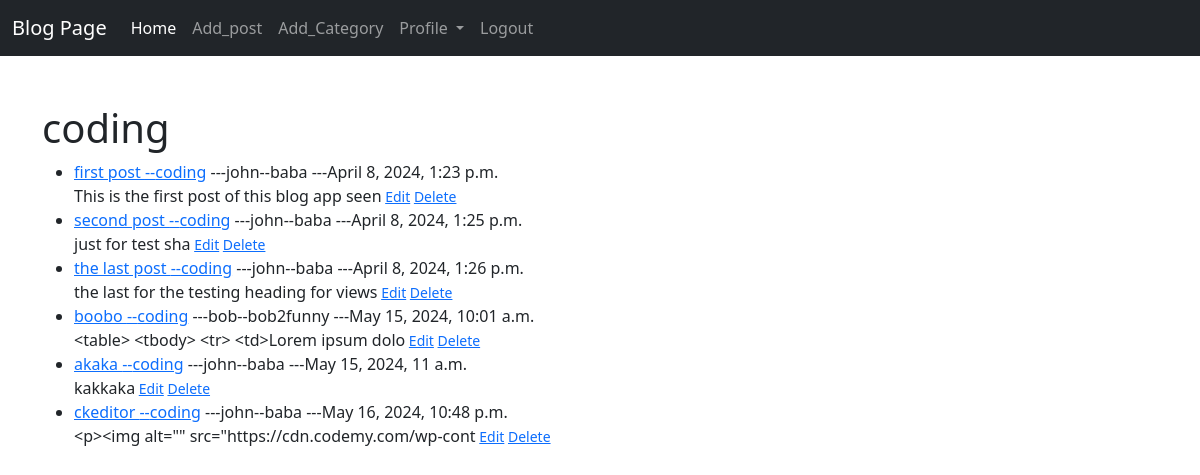
Page /category/coding/ (signed in) on the committed database.
### base/models.py (models this page shows, shortened)
class Post(models.Model):
    title = models.CharField(max_length=255)
    title_tag = models.CharField(max_length=255)
    header_img= models.ImageField(null=True, blank=True, upload_to="images/")
    content = RichTextField(blank=True, null=True)
    date_posted = models.DateTimeField(auto_now_add=True)
    author = models.ForeignKey(User, on_delete=models.CASCADE)
    category = models.CharField(max_length= 255, default= "coding")
    snippet = models.CharField(max_length= 255)
    likes = models.ManyToManyField(User, related_name='blog_post')

### base/views.py (the view)
# urls.py: path('category/<str:cats>/', CategoryView, name="category"),
def CategoryView(request, cats):
    category_posts = Post.objects.filter(category = cats)
    return render (request,"base/category.html", {'cats':cats, 'category_posts':category_posts})

### base/templates/base/category.html
{% extends "base/base.html" %}
{% block content %}
{% if category_posts %}
    <h1>{{cats}}</h1>
    <ul>
        {% if user.is_authenticated%}
        {% for post in category_posts %}
            <li> <a href ="{% url 'detail' post.pk%}"> {{post.title}} --{{post.category}}</a>  ---{{post.author.first_name}}--{{post.author.last_name}} ---{{post.date_posted}}<br>
            {{post.content|slice:":50"}}<small> <a href ="{% url 'edit' post.pk%}">Edit</a> <a href ="{% url 'delete' post.pk%}">Delete</a> </small><br>
        {% endfor %}
        {%else%}
        You're not login
        {% endif %}
    </ul>
{% else %}
<p> Sorry this CATEGORY does not exist</p>
{% endif %}
{% endblock content %}

### base/templates/base/base.html (shortened to what this page needs)
<!doctype html>
<html lang="en">
  <head>
    <link href="https://cdn.jsdelivr.net/npm/bootstrap@5.0.2/dist/css/bootstrap.min.css" rel="stylesheet">
  </head>
  <body>
    <nav class="navbar navbar-expand-lg navbar-dark bg-dark">
        <div class="container-fluid">
          <a class="navbar-brand" href="#">Blog Page</a>
          <div class="collapse navbar-collapse" id="navbarSupportedContent">
            <ul class="navbar-nav me-auto mb-2 mb-lg-0">
              {% if user.is_authenticated%}
                  <a class="nav-link active" aria-current="page" href="{% url 'home'%}">Home</a>
                <li class="nav-item">
                  <a class="nav-link" href="{% url 'add_post' %}">Add_post</a>
                </li>
                <li class="nav-item">
                  <a class="nav-link" href="{% url 'add_category' %}">Add_Category</a>
                </li>
                <div class="dropdown">
                  <a class="nav-link dropdown-toggle" href="#" role="button" data-bs-toggle="dropdown" aria-expanded="false">
                    Profile
                  </a>
                </div>
                <li class="nav-item">
                  <a class="nav-link" href="{% url 'logout' %}">Logout</a>
                </li>
              {% endif %}
            </ul>
          </div>
        </div>
      </nav>
    <br>
    <br>
    <div class = "container">
    {% block content %}
    {% endblock content %}
    </div>
  </body>
</html>

### rows in the picture
Post: title "first post", category "coding", author.first_name "john", author.last_name "baba", date_posted "April 8, 2024, 1:23 p.m.", content "This is the first post of this blog app seen"
Post: title "second post", category "coding", author.first_name "john", author.last_name "baba", date_posted "April 8, 2024, 1:25 p.m.", content "just for test sha"
Post: title "the last post", category "coding", author.first_name "john", author.last_name "baba", date_posted "April 8, 2024, 1:26 p.m.", content "the last for the testing heading for views"
Post: title "boobo", category "coding", author.first_name "bob", author.last_name "bob2funny", date_posted "May 15, 2024, 10:01 a.m.", content "<table> <tbody> <tr> <td>Lorem ipsum dolo"
Post: title "akaka", category "coding", author.first_name "john", author.last_name "baba", date_posted "May 15, 2024, 11 a.m.", content "kakkaka"
Post: title "ckeditor", category "coding", author.first_name "john", author.last_name "baba", date_posted "May 16, 2024, 10:48 p.m.", content "<p><img alt=\"\" src=\"https://cdn.codemy.com/wp-cont"

### other values in the picture
{{ cats }} "coding"
